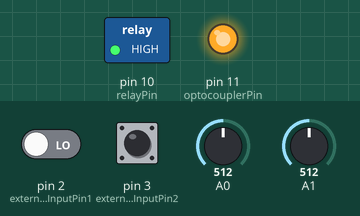
The sketch below on a simulated Arduino Uno, built with avr-gcc and run on an emulated ATmega328P. On the bench: switched loads named in the sketch (green lamp = pin HIGH), output pins drawn as LEDs (lit = HIGH). The test bench sets the inputs (shaded band); at power-on: pin 2 (externalLedInputPin1) LOW, pin 3 (externalLedInputPin2) HIGH, A0 = 512, A1 = 512. Pins used as bus, display or sensor lines are not drawn.

Above: at 10.2 s.
At 26.7 s:
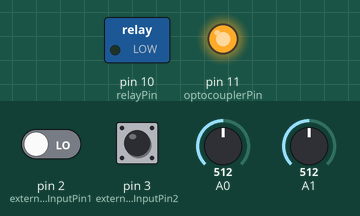
Timing chart, 0 to 48.3 s (numbered marks = the images above):
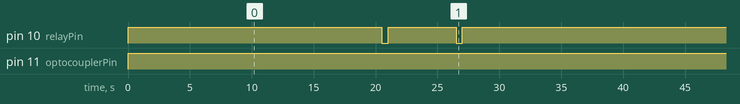

The sketch:

lightbox2a.ino
```cpp
#include <Arduino.h>

// LED matrix configuration
const int row[8] = {2, 7, 19, 5, 13, 18, 12, 16};
const int col[8] = {6, 11, 10, 3, 17, 4, 8, 9};
int pixels[8][8];
int x = 5;
int y = 5;

// Scenario test configuration
unsigned long startTime;
const unsigned long duration = 2 * 60 * 1000; // 2 minutes in milliseconds

// External 12V LED control
const int relayPin = 10; // Relay control pin connected to digital pin 10
const int externalLedInputPin1 = 2; // Digital pin for external LED input 1
const int externalLedInputPin2 = 3; // Digital pin for external LED input 2
unsigned long externalLedStartTime;
const unsigned long externalLedDuration = 5000; // 5 seconds for external LED

// Optical isolation using optocoupler
const int optocouplerPin = 11; // Optocoupler input pin connected to digital pin 11

void setup() {
    Serial.begin(9600);  // Initialize serial communication
    for (int thisPin = 0; thisPin < 8; thisPin++) {
        pinMode(col[thisPin], OUTPUT);
        pinMode(row[thisPin], OUTPUT);
        digitalWrite(col[thisPin], HIGH);
    }

    pinMode(relayPin, OUTPUT);
    digitalWrite(relayPin, LOW); // Ensure the relay is initially off

    // Configure external LED input pins with protection
    pinMode(externalLedInputPin1, INPUT); // Set external LED input pin 1 as input
    pinMode(externalLedInputPin2, INPUT); // Set external LED input pin 2 as input

    // Optical isolation setup
    pinMode(optocouplerPin, OUTPUT);
    digitalWrite(optocouplerPin, LOW); // Ensure optocoupler input is initially low

    for (int i = 0; i < 8; i++) {
        for (int j = 0; j < 8; j++) {
            pixels[i][j] = HIGH;
        }
    }

    startTime = millis(); // store the current time when the program starts
    externalLedStartTime = millis(); // store the current time for external LED
}

void loop() {
    // Check if the elapsed time is less than the duration
    if (millis() - startTime < duration) {
        // Continue running the LED matrix code
        readSensors();
        refreshScreen();
        controlExternalLed(); // Control the external 12V LED
    } else {
        // If 2 minutes have passed, stop the loop
        while (true) {
            // Do nothing, just wait here
        }
    }
}

void readSensors() {
    pixels[x][y] = HIGH;
    x = 7 - map(analogRead(A0), 0, 1023, 0, 7);
    y = map(analogRead(A1), 0, 1023, 0, 7);
    pixels[x][y] = LOW;
}

void refreshScreen() {
    for (int thisRow = 0; thisRow < 8; thisRow++) {
        digitalWrite(row[thisRow], HIGH);

        for (int thisCol = 0; thisCol < 8; thisCol++) {
            int thisPixel = pixels[thisRow][thisCol];
            digitalWrite(col[thisCol], thisPixel);

            if (thisPixel == LOW) {
                digitalWrite(col[thisCol], HIGH);
            }
        }

        digitalWrite(row[thisRow], LOW);
    }
}

void controlExternalLed() {
    // Check if 5 seconds have passed since the last external LED operation
    if (millis() - externalLedStartTime > externalLedDuration) {
        // Implement different lighting scenarios for the external LED
        int scenario = millis() / 10000 % 4; // Change scenario every 10 seconds

        switch (scenario) {
            case 0:
                // Scenario 0: Turn external LED on
                digitalWrite(relayPin, HIGH);
                break;
            case 1:
                // Scenario 1: Turn external LED off
                digitalWrite(relayPin, LOW);
                break;
            case 2:
                // Scenario 2: Blink external LED
                digitalWrite(relayPin, HIGH);
                delay(500);
                digitalWrite(relayPin, LOW);
                delay(500);
                break;
            case 3:
                                // Scenario 3: Toggle external LED based on the state of external LED input pins
                int inputState1 = digitalRead(externalLedInputPin1);
                int inputState2 = digitalRead(externalLedInputPin2);

                // If both input pins are HIGH, turn external LED on
                if (inputState1 == HIGH && inputState2 == HIGH) {
                    digitalWrite(relayPin, HIGH);
                } else {
                    // Otherwise, turn external LED off
                    digitalWrite(relayPin, LOW);
                }
                break;
        }

        externalLedStartTime = millis(); // Reset the timer for the next scenario
    }
}
```

Measured:
- by itself, pin 10 (relayPin): repeats every 42.0 s: LOW 0.50 s, HIGH 5.5 s, LOW 0.50 s, HIGH 35.5 s
- by itself, pin 11 (optocouplerPin): LOW → HIGH at 0.00 s
- by itself, everything shown: repeats every 42.0 s, in 12 steps
